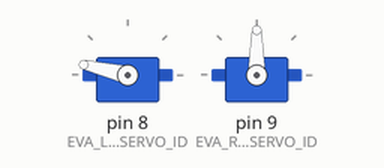
Bench run of a sketch on a simulated Arduino Uno, built with avr-gcc and run on an emulated ATmega328P. Shown: 2 × servo.

Above: at 0.05 s.
At 1.2 s:
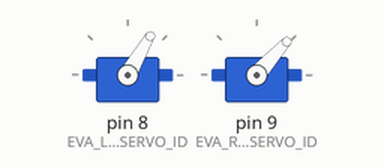
At 2.35 s:
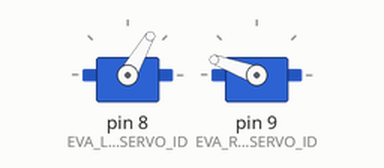
At 4.65 s:
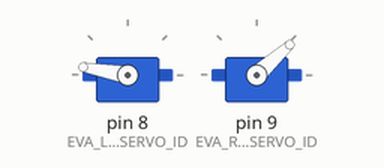
Timing chart, 0 to 6.1 s (numbered marks = the images above):
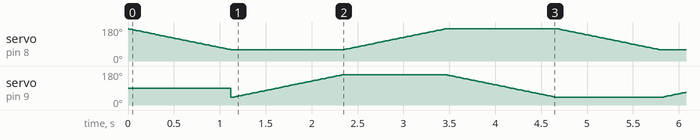

The sketch:

eva-arduino-arms-servo-adjust.ino
```cpp
// #include <VarSpeedServo.h>
#include <Servo.h>

#define EVA_LEFT_ARM_SERVO_ID    8  // pino do braço esquerdo
#define EVA_RIGHT_ARM_SERVO_ID   9 // pino do braço direito

// VarSpeedServo left_arm; // Servo do braço esquerdo do robô
// VarSpeedServo right_arm; // Servo do braço direito do robô

Servo left_arm; // Servo do braço esquerdo do robô
Servo right_arm; // Servo do braço direito do robô

// Os valores mínimo e máximo de cada braço varia de acordo com o sentido do servo motor
int left_arm_init_pos = 170;
int left_arm_max_pos = 80; // era 10
int right_arm_init_pos = 40;
int right_arm_max_pos = 130; //era 170
int servo_center = 90;

int pause = 10;

void setup() {
  left_arm.attach(EVA_LEFT_ARM_SERVO_ID); //
  right_arm.attach(EVA_RIGHT_ARM_SERVO_ID); //
}

void loop() {

  for (int i=170; i>=60; i--){
    left_arm.write(i);
    delay(pause);
  }

  for (int i=40; i<=160; i++){
    right_arm.write(i);
    delay(pause);
  }

  for (int i=60; i<=170; i++){
    left_arm.write(i);
    delay(pause);
  }

  for (int i=160; i>=40; i--){
    right_arm.write(i);
    delay(pause);
  }


  // movimenta o braço esquerdo (Left) do robô para a posição inicial (170°), para o centro (90°) e para a posição máxima, (10°)
  // set_left_arm_init_pos();
  // delay(2000);
  // set_left_arm_center_pos();
  // delay(2000);
  // set_left_arm_max_pos();
  // delay(2000);

  // movimenta o braço direito (Right) do robô para a posição inicial (10°), para o centro (90°) e para a posição máxima, (170°)
  // set_right_arm_init_pos();
  // delay(2000);
  // set_right_arm_center_pos();
  // delay(2000);
  // set_right_arm_max_pos();
  // delay(2000);
}


void set_left_arm_init_pos(){
  left_arm.write(left_arm_init_pos);
  // left_arm.write(left_arm_init_pos, 50, true);
}


void set_left_arm_max_pos(){
  left_arm.write(left_arm_max_pos);
  // left_arm.write(left_arm_max_pos, 50, true);
}


void set_left_arm_center_pos(){
  left_arm.write(90);
  // left_arm.write(servo_center, 50, true);
}


void set_right_arm_init_pos(){
  right_arm.write(right_arm_init_pos);
  // right_arm.write(right_arm_init_pos, 50, true);
}


void set_right_arm_max_pos(){
  right_arm.write(right_arm_max_pos);
  // right_arm.write(right_arm_max_pos, 50, true);
}


void set_right_arm_center_pos(){
  right_arm.write(90);
  // right_arm.write(servo_center, 50, true);
}
```
